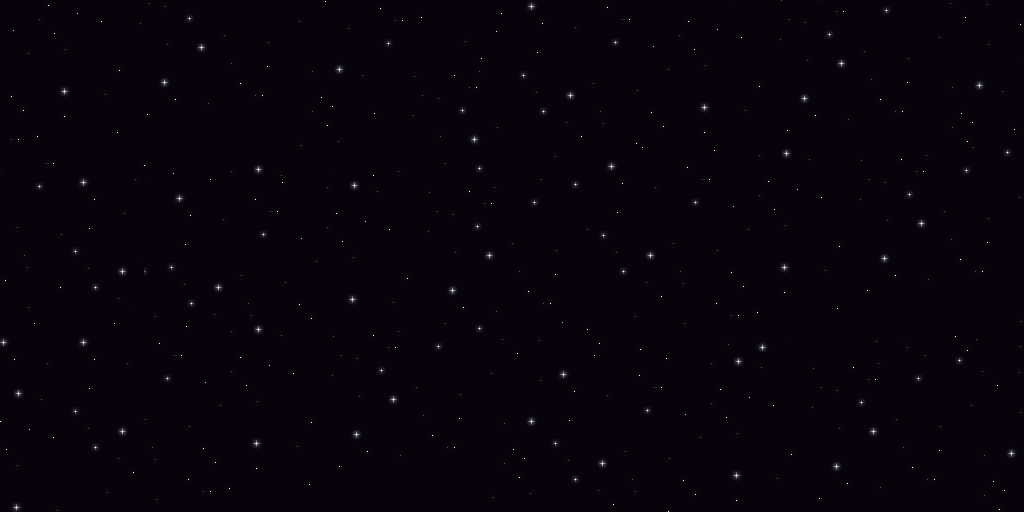

This is a level from a 2D game, rendered from its Tiled map with the project's own tilesets. A one-line summary and the map file follow, with tile-layer data summarised:
An orthogonal 64x32 tile map with 16x16 px tiles, 3 tile layers (Back, Buildings, Paths), 1 hidden layer not drawn.

<map version="1.4" tiledversion="1.4.1" orientation="orthogonal" renderorder="right-down" compressionlevel="0" width="64" height="32" tilewidth="16" tileheight="16" infinite="0" nextlayerid="9" nextobjectid="18">
 <properties>
  <property name="DayTiles" value="Front 7 1 256 Front 7 2 288" />
  <property name="Doors" value="11 9 1 120 20 9 1 120 3 16 1 824 4 16 1 825" />
  <property name="NightTiles" value="Front 7 1 1253 Front 7 2 1285" />
  <property name="Warp" value="14 25 Town 45 71" />
 </properties>
 <tileset firstgid="1" source="z_cursors.tsx" />
 <layer id="1" name="Back" width="64" height="32">
  <data>[2048 cells, 2048 non-empty, 473 distinct tile ids]</data>
 </layer>
 <layer id="2" name="Buildings" width="64" height="32">
  <data>[2048 cells, 0 non-empty, 0 distinct tile ids]</data>
 </layer>
 <layer id="3" name="Front" width="64" height="32" visible="0">
  <data>[2048 cells, 2048 non-empty, 467 distinct tile ids]</data>
 </layer>
 <layer id="4" name="Paths" width="64" height="32">
  <data>[2048 cells, 0 non-empty, 0 distinct tile ids]</data>
 </layer>
 <objectgroup id="5" name="Back" />
 <objectgroup id="6" name="Buildings" />
 <objectgroup id="7" name="Front" />
 <objectgroup id="8" name="Paths" />
</map>
